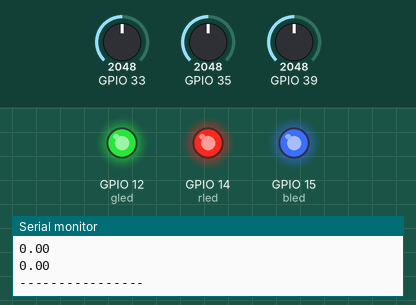
Simulated run of this sketch. Board: ESP32. On the bench: output pins drawn as LEDs (lit = HIGH), the last lines printed to the serial monitor. The inputs (shaded band) are chosen by the test bench; at power-on: GPIO 39 = 2048, GPIO 35 = 2048, GPIO 33 = 2048.

Above: at 1.8 s.
1.9 s: GPIO 39 set to 491
At 2.5 s:
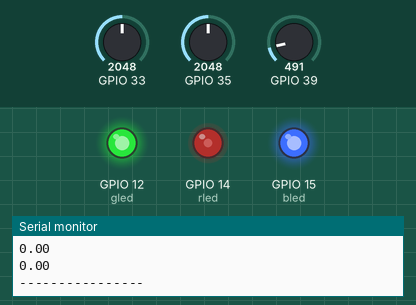
3.5 s: GPIO 35 set to 270
At 5.2 s:
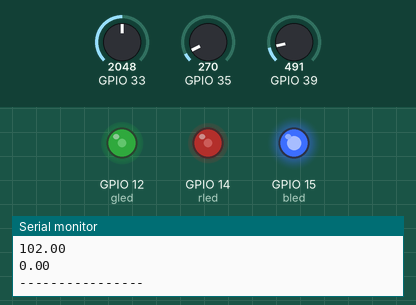
5.5 s: GPIO 35 set to 490
At 6.9 s:
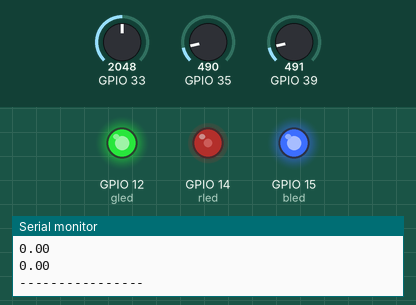
7.5 s: GPIO 39 set to 270
At 8.4 s:
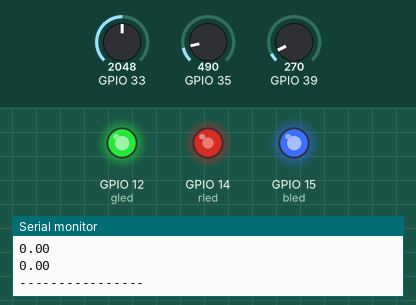
9.5 s: GPIO 35 set to 419
At 11.2 s:
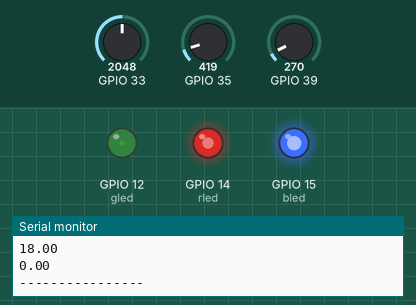
11.5 s: GPIO 39 set to 0
At 12.8 s:
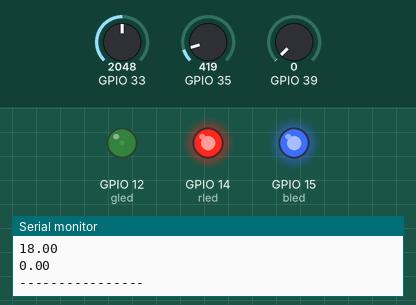
Timing chart, 0 to 14.5 s (numbered marks = the images above; inputs shaded):
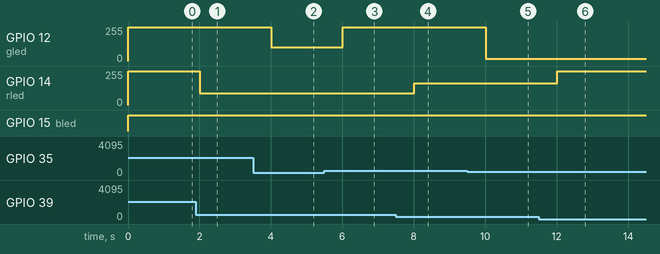

Measured:
- the behaviour switches between 450 and 449 on GPIO 35 (found by bisection; images 4 and 5)
- after the input at 1.9 s, GPIO 14 (rled): 255/255 → 89/255 after 0.10 s
- after the input at 3.5 s, GPIO 12 (gled): 255/255 → 102/255 after 0.50 s
- after the input at 5.5 s, GPIO 12 (gled): 102/255 → 255/255 after 0.50 s
- after the input at 7.5 s, GPIO 14 (rled): 89/255 → 164/255 after 0.51 s
- after the input at 9.5 s, GPIO 12 (gled): 255/255 → 18/255 after 0.51 s
- after the input at 11.5 s, GPIO 14 (rled): 164/255 → 255/255 after 0.51 s

The sketch:

testingSensors.ino
```cpp
// The PWM pins the LED is attached to.
int rled = 14;
int gled = 12;
int bled = 15;

// the setup routine runs once when you press reset:
void setup() {
  pinMode(rled, OUTPUT);
  pinMode(gled, OUTPUT);
  pinMode(bled, OUTPUT);

  // initialize serial communication at 9600 bits per second:
  Serial.begin(9600);
  pinMode(39, INPUT);
  pinMode(35, INPUT);
  pinMode(33, INPUT);
}

// the loop routine runs over and over again forever:
void loop() {
  // sensors connected to each pin
  // sensor 1 = red
  // sensor 2 = green
  // sensor 3 = blue
  float sensorValue1 = analogRead(39);
  float sensorValue2 = analogRead(35);
  float sensorValue3 = analogRead(33);

  float Rcolor = 0;
  float Gcolor = 0;
  float Bcolor = 0;

  // red LED
  if (sensorValue1 < 750) {
      Rcolor = map(sensorValue1, 0, 750, 255, 0);
      analogWrite(rled, Rcolor);
  }
  else {
      analogWrite(rled, 255);
  }

  // green LED
  if (sensorValue2 < 450) {
      Gcolor = map(sensorValue2, 0, 450, 255, 0);
      analogWrite(gled, Gcolor);
  }
  else {
      analogWrite(gled, 255);
  }

  // blue LED
  if (sensorValue3 < 310) {
      Bcolor = map(sensorValue3, 0, 310, 255, 0);
      analogWrite(bled, Bcolor);
  }
  else {
      analogWrite(bled, 255);
  }

  // print out the value you read:
  Serial.println(sensorValue1);
  Serial.println(sensorValue2);
  Serial.println(sensorValue3);
  Serial.println(Rcolor);
  Serial.println(Gcolor);
  Serial.println(Bcolor);
  Serial.println("----------------");
  // delay in between reads for stability
  delay(1000);
}
```
